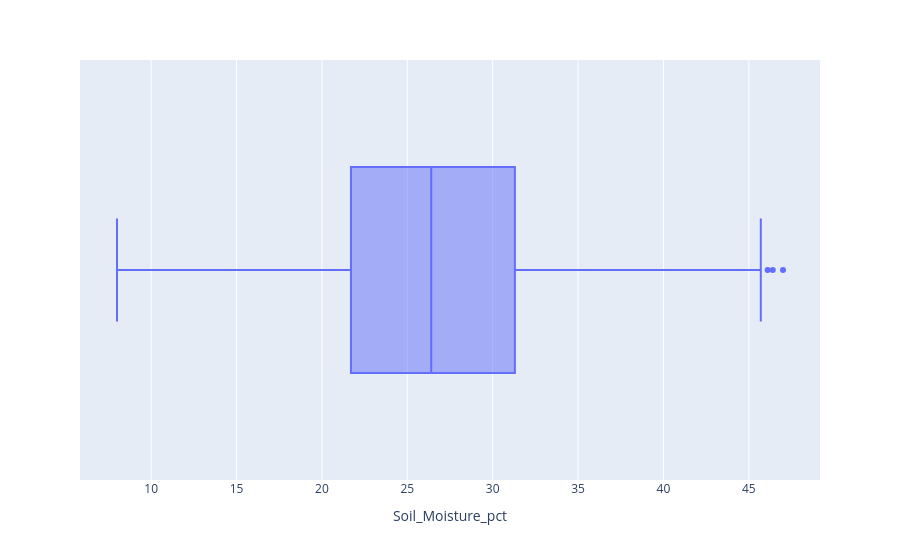

This figure's notebook cell:
### Code cell
import plotly.express as px
px.box(data_frame = data, x = "Soil_Moisture_pct")

### Figure 1 — Plotly figure (JSON) as saved in the notebook; plotly's stock layout.template omitted (floating-point values rounded to 4 significant figures; data arrays with more than 128 entries replaced by an {"elided": "..."} marker saying what was removed)
{"data": [{"alignmentgroup": "True", "hovertemplate": "Soil_Moisture_pct=%{x}<extra></extra>", "legendgroup": "", "marker": {"color": "#636efa"}, "name": "", "notched": false, "offsetgroup": "", "orientation": "h", "showlegend": false, "type": "box", "x": {"elided": "4000 float values"}, "x0": " ", "xaxis": "x", "y0": " ", "yaxis": "y"}], "layout": {"autosize": true, "boxmode": "group", "legend": {"tracegroupgap": 0}, "margin": {"t": 60}, "xaxis": {"anchor": "y", "autorange": true, "domain": [0, 1], "range": [5.833, 49.17], "title": {"text": "Soil_Moisture_pct"}, "type": "linear"}, "yaxis": {"anchor": "x", "autorange": true, "domain": [0, 1], "range": [-0.5, 0.5], "type": "category"}}}
